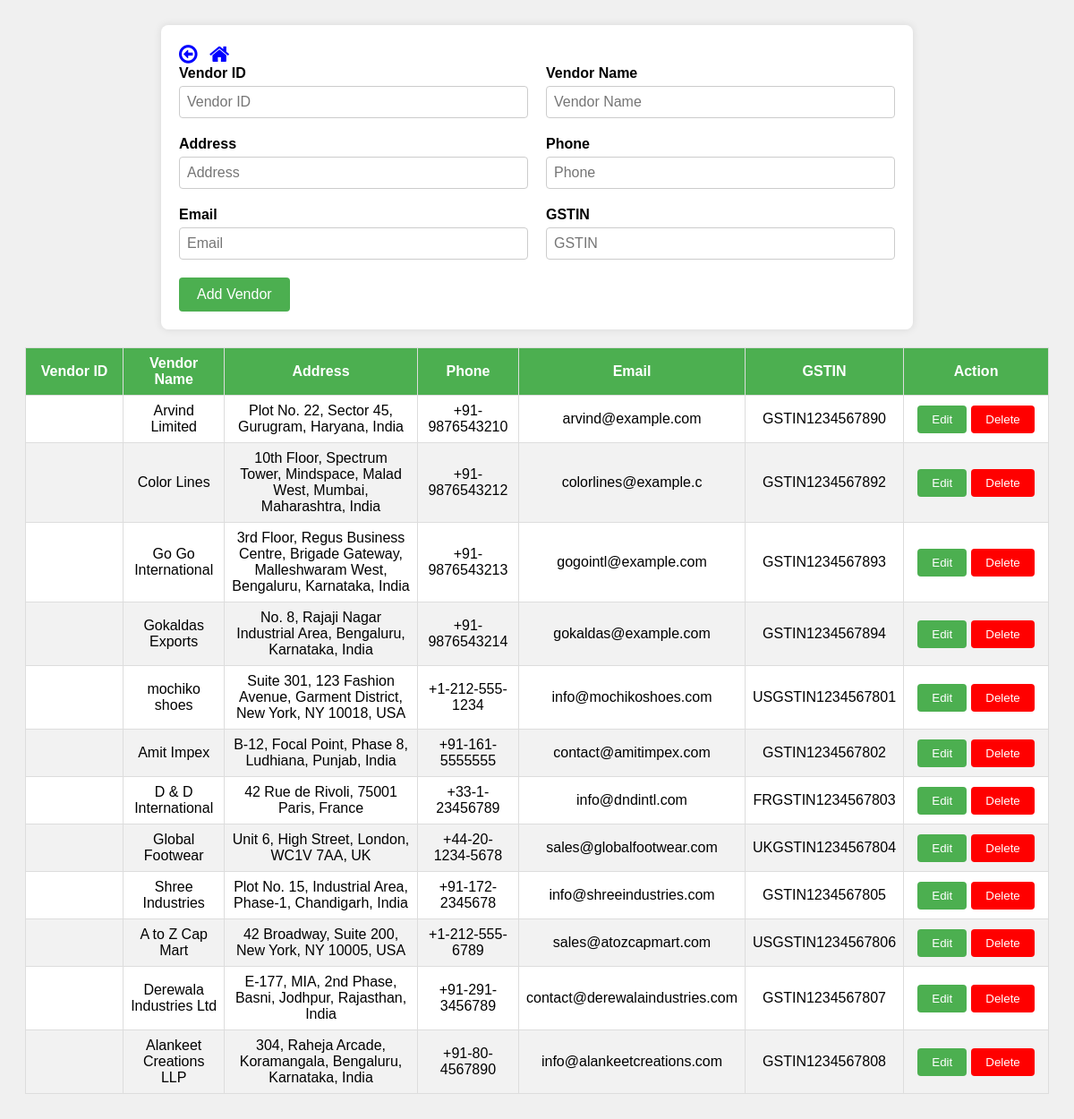
Screenshot of /receipt/vendors.php (signed in) with the database file from the repository.
### tables this page shows
CREATE TABLE `vendors` (
  `id` int(11) NOT NULL,
  `name` varchar(100) NOT NULL,
  `address` text DEFAULT NULL,
  `phone` varchar(50) DEFAULT NULL,
  `email` varchar(50) DEFAULT NULL,
  `gst` varchar(20) DEFAULT NULL
);

### receipt/vendors.php (the view, shortened to what this page needs)
<?php
include('../Includes/connection.php');
$query = "SELECT * FROM vendors";
$result = $conn->query($query);
?>
<!DOCTYPE html>
<html lang="en">
<head>
    <link rel="stylesheet" href="https://cdnjs.cloudflare.com/ajax/libs/font-awesome/4.7.0/css/font-awesome.min.css">
</head>
<body>
<div class="container">
<a href="#" onclick="window.history.back(); return false;"><i style="font-size:24px;color:blue" class="fa">&#xf190;</i></a>
        <a href="index.php"><i style="font-size:24px;color:blue" class="fa">&#xf015;</i></a>
    <form id="vendorForm" method="POST" action="add_vendor.php">
        <div class="form-row">
            <div class="form-group">
                <label for="vendor_id">Vendor ID</label>
                <input type="text" id="vendor_id" name="vendor_id" placeholder="Vendor ID" required>
            </div>
            <div class="form-group">
                <label for="vendor_name">Vendor Name</label>
                <input type="text" id="vendor_name" name="vendor_name" placeholder="Vendor Name" required>
            </div>
        </div>
        <div class="form-row">
            <div class="form-group">
                <label for="address">Address</label>
                <input type="text" id="address" name="address" placeholder="Address" required>
            </div>
            <div class="form-group">
                <label for="phone">Phone</label>
                <input type="tel" id="phone" name="phone" placeholder="Phone" pattern="[0-9]{10}" title="Please enter 10 digits" required>
            </div>
        </div>
        <div class="form-row">
            <div class="form-group">
                <label for="email">Email</label>
                <input type="email" id="email" name="email" placeholder="Email" pattern="^[a-zA-Z0-9._%+-]+@[A-Za-z0-9.-]+\.[A-Za-z]{2,}$" title="Please enter a valid email address" required>
            </div>
            <div class="form-group">
                <label for="gstin">GSTIN</label>
                <input type="text" id="gstin" name="gstin" placeholder="GSTIN" required>
            </div>
        </div>
        <input type="submit" id="submitButton" value="Add Vendor">
    </form>
</div>
<?php
if ($result->num_rows > 0) {
    echo '<table>';
    echo '<thead>';
    echo '<tr>';
    echo '<th>Vendor ID</th>';
    echo '<th>Vendor Name</th>';
    echo '<th style="width:20%">Address</th>';
    echo '<th>Phone</th>';
    echo '<th>Email</th>';
    echo '<th>GSTIN</th>';
    echo '<th style="width:15%">Action</th>';
    echo '</tr>';
    echo '</thead>';
    echo '<tbody>';
    while ($row = $result->fetch_assoc()) {
        echo '<tr>';
        echo '<td>' . htmlspecialchars($row["vendor_id"]) . '</td>';
        echo '<td>' . htmlspecialchars($row["name"]) . '</td>';
        echo '<td>' . htmlspecialchars($row["address"]) . '</td>';
        echo '<td>' . htmlspecialchars($row["phone"]) . '</td>';
        echo '<td>' . htmlspecialchars($row["email"]) . '</td>';
        echo '<td>' . htmlspecialchars($row["gst"]) . '</td>';
        echo '<td class="button-container">';
        echo '<button class="edit-button" onclick="openEditModal(\'' . htmlspecialchars($row["vendor_id"]) . '\', \'' . htmlspecialchars($row["name"]) . '\', \'' . htmlspecialchars($row["address"]) . '\', \'' . htmlspecialchars($row["phone"]) . '\', \'' . htmlspecialchars($row["email"]) . '\', \'' . htmlspecialchars($row["gst"]) . '\')">Edit</button>';
        echo '<form action="delete_vendor.php" method="POST" style="display: inline; margin-left: 5px;">';
        echo '<button type="submit" class="delete-button" onclick="return confirm(\'Are you sure you want to delete this vendor?\')">Delete</button>';
        echo '</form>';
        echo '</td>';
        echo '</tr>';
    }
    echo '</tbody>';
    echo '</table>';
} else {
    echo "0 results";
}
?>
</body>
</html>

### receipt/vendors.php (style rules this page uses)
body { font-family: Arial, sans-serif; background-color: #f0f0f0; padding: 20px; }
.container { max-width: 800px; margin: auto; background: #fff; padding: 20px; border-radius: 8px; box-shadow: 0 0 10px rgba(0,0,0,0.1); margin-bottom: 20px; }
.form-row { display: flex; justify-content: space-between; margin-bottom: 20px; }
.form-row .form-group { flex-basis: calc(50% - 10px); }
.form-row .form-group label { font-weight: bold; display: block; margin-bottom: 5px; }
.form-row .form-group input, .form-row .form-group select { width: 100%; padding: 8px; font-size: 16px; border: 1px solid #ccc; border-radius: 4px; box-sizing: border-box; }
input[type="submit"] { background-color: #4CAF50; color: white; padding: 10px 20px; border: none; border-radius: 4px; cursor: pointer; font-size: 16px; }
table { width: 100%; border-collapse: collapse; margin-top: 20px; background-color: #fff; }
th, td { border: 1px solid #ddd; padding: 8px; text-align: center; }
th { background-color: #4caf50; color: #fff; width: 10%; }
tbody tr:nth-child(even) { background-color: #f2f2f2; }
.edit-button { background-color: #4CAF50; color: white; padding: 8px 16px; border: none; cursor: pointer; border-radius: 4px; transition: background-color 0.3s ease; }
.delete-button { background-color: red; color: white; padding: 8px 16px; border: none; cursor: pointer; border-radius: 4px; transition: background-color 0.3s ease; }
.button-container { text-align: center; }

### rows the page displays
vendors: name "Arvind Limited", address "Plot No. 22, Sector 45, Gurugram, Haryana, India", phone "+91-9876543210", email "arvind@example.com", gst "GSTIN1234567890"
vendors: name "Color Lines", address "10th Floor, Spectrum Tower, Mindspace, Malad West, Mumbai, Maharashtra, India", phone "+91-9876543212", email "colorlines@example.c", gst "GSTIN1234567892"
vendors: name "Go Go International", address "3rd Floor, Regus Business Centre, Brigade Gateway, Malleshwaram West, Bengaluru, Karnataka, India", phone "+91-9876543213", email "gogointl@example.com", gst "GSTIN1234567893"
vendors: name "Gokaldas Exports", address "No. 8, Rajaji Nagar Industrial Area, Bengaluru, Karnataka, India", phone "+91-9876543214", email "gokaldas@example.com", gst "GSTIN1234567894"
vendors: name "mochiko shoes", address "Suite 301, 123 Fashion Avenue, Garment District, New York, NY 10018, USA", phone "+1-212-555-1234", email "info@mochikoshoes.com", gst "USGSTIN1234567801"
vendors: name "Amit Impex", address "B-12, Focal Point, Phase 8, Ludhiana, Punjab, India", phone "+91-161-5555555", email "contact@amitimpex.com", gst "GSTIN1234567802"
vendors: name "D & D International", address "42 Rue de Rivoli, 75001 Paris, France", phone "+33-1-23456789", email "info@dndintl.com", gst "FRGSTIN1234567803"
vendors: name "Global Footwear", address "Unit 6, High Street, London, WC1V 7AA, UK", phone "+44-20-1234-5678", email "sales@globalfootwear.com", gst "UKGSTIN1234567804"
vendors: name "Shree Industries", address "Plot No. 15, Industrial Area, Phase-1, Chandigarh, India", phone "+91-172-2345678", email "info@shreeindustries.com", gst "GSTIN1234567805"
vendors: name "A to Z Cap Mart", address "42 Broadway, Suite 200, New York, NY 10005, USA", phone "+1-212-555-6789", email "sales@atozcapmart.com", gst "USGSTIN1234567806"
vendors: name "Derewala Industries Ltd", address "E-177, MIA, 2nd Phase, Basni, Jodhpur, Rajasthan, India", phone "+91-291-3456789", email "contact@derewalaindustries.com", gst "GSTIN1234567807"
vendors: name "Alankeet Creations LLP", address "304, Raheja Arcade, Koramangala, Bengaluru, Karnataka, India", phone "+91-80-4567890", email "info@alankeetcreations.com", gst "GSTIN1234567808"
